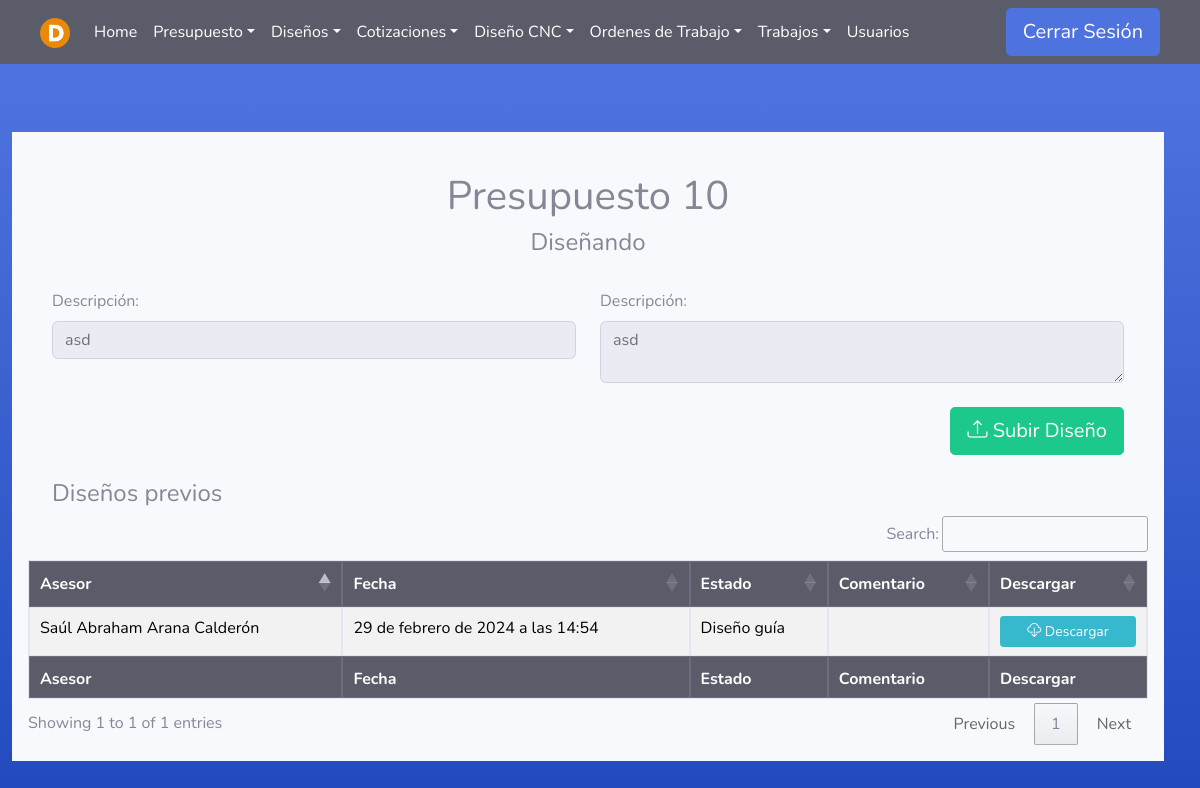
The app's page /Diseno/SubirArchivo/10 (signed in), older data.
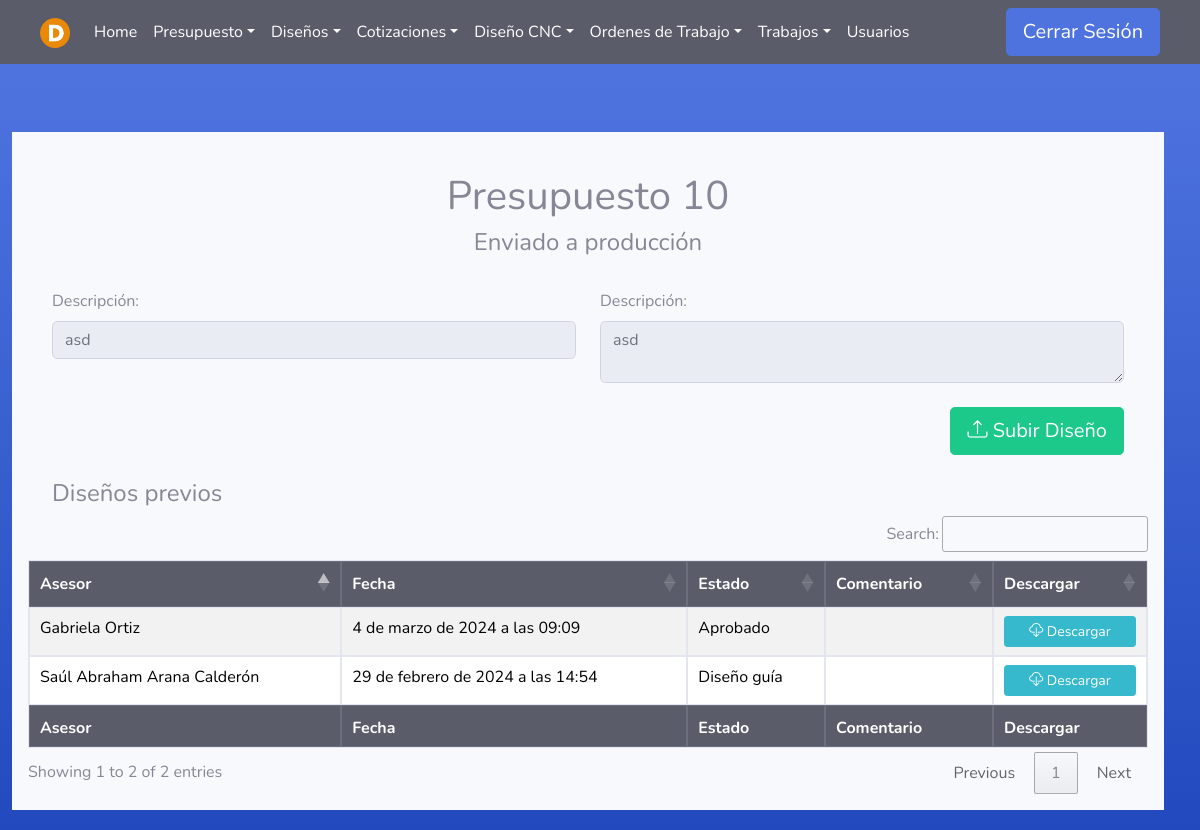
The same page, newer data.
### Asesores/models.py (models this page shows)
class Presupuesto(models.Model):
    asesor = models.ForeignKey(User, on_delete=models.PROTECT, null=False, blank=False)
    fecha_inicio = models.DateTimeField(null=False, auto_now_add=True, blank=False)
    cliente = models.CharField(max_length=100, null=False, blank=False)
    descripcion = models.TextField(null=False, blank=False)
    estado=models.TextField(null=True, blank=True)
    fecha_fin = models.DateTimeField(null=True, blank=True)

class Diseno(models.Model):
    usuario = models.ForeignKey(User, on_delete=models.PROTECT, null=False, blank=False)
    presupuesto = models.ForeignKey(Presupuesto, on_delete=models.PROTECT, null=False, blank=False)
    fecha = models.DateTimeField(auto_now_add=True)
    estado=models.TextField(null=True, blank=True, default='Diseñando')
    comentario=models.TextField(null=True, blank=True)
    archivo = models.FileField( upload_to='media/disenosPresupuestos/',null=False, blank=False)

### Disenadores/views.py (the view)
# urls.py: path('SubirArchivo/<pre_id>', disenador_views.nuevo_diseno , name='subir_Diseno'),
@login_required(login_url='index')
def nuevo_diseno(request, pre_id):
    user = request.user
    if (user.groups.filter(name='Asesor').exists() or user.groups.filter(name='Administrador').exists() or user.is_superuser or user.groups.filter(name='Designer').exists()):
        presupuesto = get_object_or_404(Presupuesto, pk=pre_id)
        pres = Diseno.objects.filter(presupuesto_id=presupuesto)
        return render(request,'Designer/diseno.html', {'presupuesto':presupuesto, 'pres': pres})
    else:
        error = "No tienes permiso para acceder a esta página."
        return render(request, '404.html', {'error': error})

### Templates/Designer/diseno.html (shortened to what this page needs)
{% extends 'tables.html' %}
{% block botones%}
<div class="container-fluid">
    <div class="text-center">
        <br>
        <h1>Presupuesto {{presupuesto.id}}</h1>
        <h4>{{presupuesto.estado}}</h4>
    </div>
    <br>
    <div class="row">
        <div class="col-md-6">
            <label for="cliente">Descripción:</label>
            <input type="text" class="form-control form-control-user" name="cliente" id="cliente" readonly value="{{presupuesto.cliente}}">
        </div>
        <div class="col-md-6">
            <label for="presupuesto_desc">Descripción:</label>
            <textarea class="form-control form-control-user" readonly name="presupuesto_desc">{{ presupuesto.descripcion }}</textarea>
        </div>
    </div>
    <br>
    <div class="row justify-content-end">
        <div class="col-md-12 col-lg-6 text-right">
            <a class="btn btn-success btn-lg" href="{% url 'subir_Diseno_nuevo' id_p=presupuesto.id %}"><i class="bi bi-upload"></i> Subir Diseño</a>
        </div>
    </div>
    <br>
    <div class="row">
        <div class="col">
            <h4>Diseños previos</h4>
        </div>
    </div>
</div>
{% endblock %}
{% load static %}
{% block head %}
{% if user.is_superuser or user.groups.all.0.name == "Administrador" %}
<th>Asesor</th>
{% endif %}
<th>Fecha</th>
<th>Estado</th>
<th>Comentario</th>
<th>Descargar</th>
{% endblock %}
{% block tbody %}
{% for diseno in pres %}
<tr>
    {% if user.is_superuser or user.groups.all.0.name == "Administrador" %}
    <td>{{ diseno.usuario.first_name}} {{ diseno.usuario.last_name}}</td>
    {% endif %}
    <td>{{ diseno.fecha }}</td>
    <td>{{ diseno.estado }}</td>
    <td>
    </td>
    <td>
        <div>
            <a class="btn btn-info btn-sm btn-block" href="{% url 'descargar_archivo' id=diseno.id %}" download>
                <i class="bi bi-cloud-download"></i> Descargar
            </a>
        </div>
    </td>
</tr>
{% endfor %}
{% endblock %}
{% block footer %}
{% if user.is_superuser or user.groups.all.0.name == "Administrador" %}
<th>Asesor</th>
{% endif %}
<th>Fecha</th>
<th>Estado</th>
<th>Comentario</th>
<th>Descargar</th>
{% endblock %}

Row changes from the older to the newer data that the page shows:
changed Presupuesto "asd": estado "Diseñando" → "Enviado a producción"
added Diseno: usuario.first_name "Gabriela", usuario.last_name "Ortiz", fecha "4 de marzo de 2024 a las 09:09", estado "Aprobado"
Text that changed along with them:
text written by a page script: "Search: Showing 1 to 1 of 1 entries Previous 1 Next" → "Search: Showing 1 to 2 of 2 entries Previous 1 Next"
